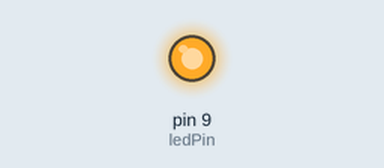
Simulated run of this sketch. Board: Arduino Uno, built with avr-gcc and run on an emulated ATmega328P. Shown: output pins drawn as LEDs (lit = HIGH).

Above: at 1.5 s.
At 3.5 s:
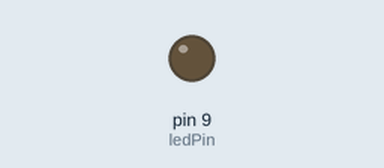
Timing chart, 0 to 5.2 s (numbered marks = the images above):
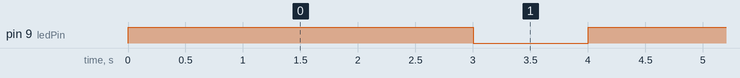

The sketch:

ex1.ino
```cpp
// Exercise 1A: LED ON 3s, OFF 1s
int ledPin = 9;

void setup() {
  pinMode(ledPin, OUTPUT);
}

void loop() {
  digitalWrite(ledPin, HIGH);
  delay(3000);
  digitalWrite(ledPin, LOW);
  delay(1000);
}
```

Measured:
- by itself, pin 9 (ledPin): alternates HIGH for 3.0 s and LOW for 1.0 s
